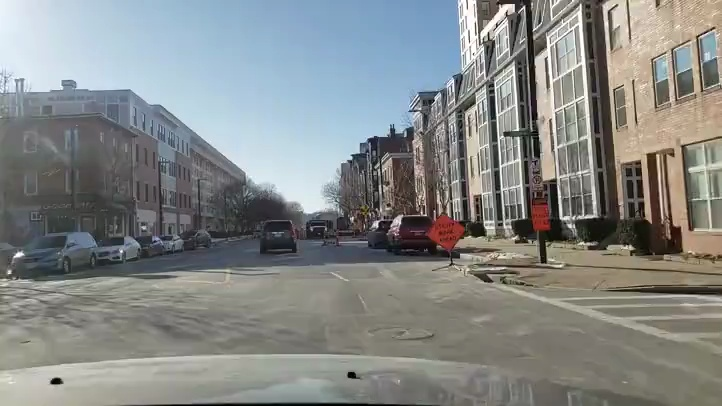
#> input picture test_frame.jpg, 722 x 406 px
$ python -i __init__.py   (imports and definitions only)
#> lines starting #> are read from the running program, lines starting #| are printed output that depends on the picture
### src/workzone/utils/logging_config.py
"""Logging configuration for WorkZone."""

import logging
import sys
from pathlib import Path
from typing import Optional


def setup_logger(
    name: str,
    log_file: Optional[Path] = None,
    level: int = logging.INFO,
    verbose: bool = False,
) -> logging.Logger:
    """
    Set up a logger with console and optional file handlers.

    Args:
        name: Logger name (usually __name__)
        log_file: Optional file path to log to
        level: Logging level (default: INFO)
        verbose: If True, use DEBUG level

    Returns:
        Configured logger instance
    """
    if verbose:
        level = logging.DEBUG

    logger = logging.getLogger(name)
    logger.setLevel(level)

    # Avoid duplicate handlers
    if logger.handlers:
        return logger

    # Console handler
    console_handler = logging.StreamHandler(sys.stdout)
    console_handler.setLevel(level)

    # Formatter
    formatter = logging.Formatter(
        "%(asctime)s - %(name)s - %(levelname)s - %(message)s",
        datefmt="%Y-%m-%d %H:%M:%S",
    )
    console_handler.setFormatter(formatter)
    logger.addHandler(console_handler)

    # File handler (optional)
    if log_file:
        log_file.parent.mkdir(parents=True, exist_ok=True)
        file_handler = logging.FileHandler(log_file)
        file_handler.setLevel(level)
        file_handler.setFormatter(formatter)
        logger.addHandler(file_handler)

    return logger

### src/workzone/motion/__init__.py
"""
Phase 1.3: Motion/Flow Cues for Work Zone Detection

Optical flow and motion analysis to:
- Distinguish real construction equipment from false positives
- Detect physical plausibility of detected objects
- Catch dynamic false positives (flapping tarps, swaying vegetation)
"""

import cv2
import numpy as np
from typing import Dict, List, Tuple, Optional
from dataclasses import dataclass
from pathlib import Path


@dataclass
class MotionMetrics:
    """Metrics describing motion of a bounding box region."""
    box_motion: np.ndarray  # (dx, dy) average motion of box contents
    box_motion_magnitude: float  # magnitude of box motion
    ego_motion_estimate: np.ndarray  # (dx, dy) estimated camera ego-motion
    ego_motion_magnitude: float  # magnitude of estimated ego-motion
    motion_coherence: float  # [0-1] how coherent is motion in box (1 = all pixels move same)
    plausibility: float  # [0-1] physical plausibility score
    motion_type: str  # "static", "dynamic", "inconsistent", "untrackable"


class OpticalFlowEstimator:
    """Lightweight optical flow estimation using Lucas-Kanade or frame differencing."""

    # [119 lines left out: functions __init__, estimate, _lucas_kanade, _farneback, _frame_diff, _sparse_to_dense, not called in this run]


class MotionValidator:
    """Validate motion plausibility of detected objects."""

    # [184 lines left out: functions __init__, validate, _update_ego_motion, _classify_motion, not called in this run]


class MotionCueDetector:
    """Main detector combining optical flow and motion validation."""

    # [89 lines left out: functions __init__, process_frame, draw_flow_visualization, not called in this run]


# Import MotionCueGate for convenient access
from .motion_cue_gate import MotionCueGate, MotionCueResult

__all__ = [
    'OpticalFlowEstimator',
    'MotionValidator',
    'MotionMetrics',
    'MotionCueDetector',
    'MotionCueGate',
    'MotionCueResult'
]

>>> import cv2
>>> picture = cv2.imread('../../../test_frame.jpg')
#> picture is the input picture: shape (406, 722, 3); mean B, G, R 135.3, 136.6, 133.3
>>> result = OpticalFlowEstimator().estimate(picture)
#> in estimate, `gray = cv2.cvtColor(frame, cv2.COLOR_BGR2GRAY)`:
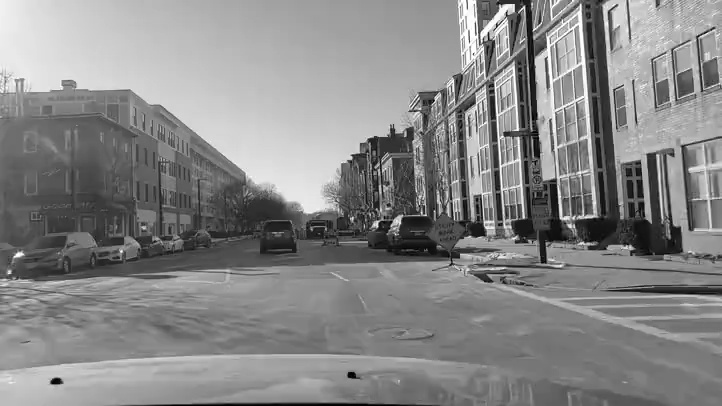
#> gray: shape (406, 722); min 0, max 255, mean 135.5
